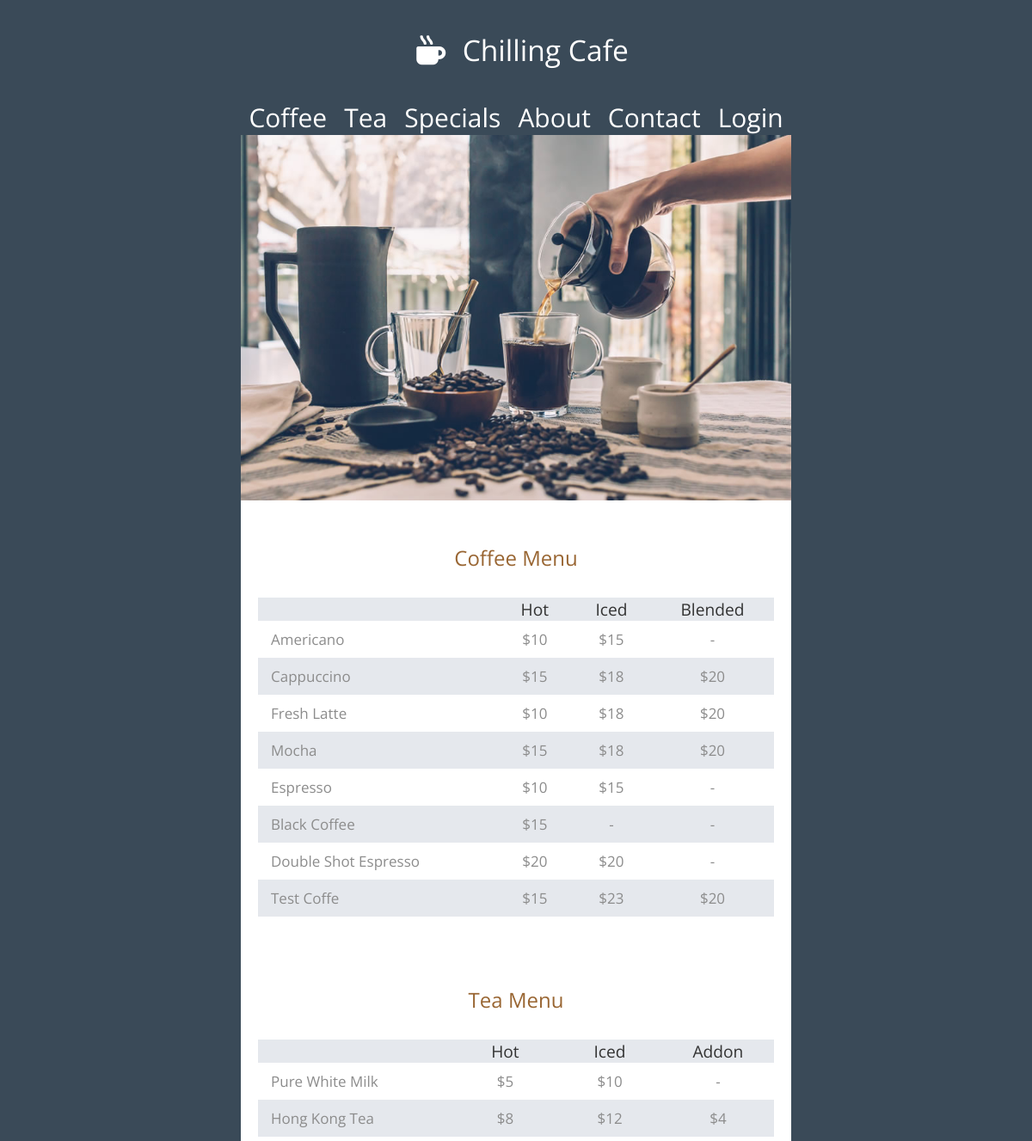
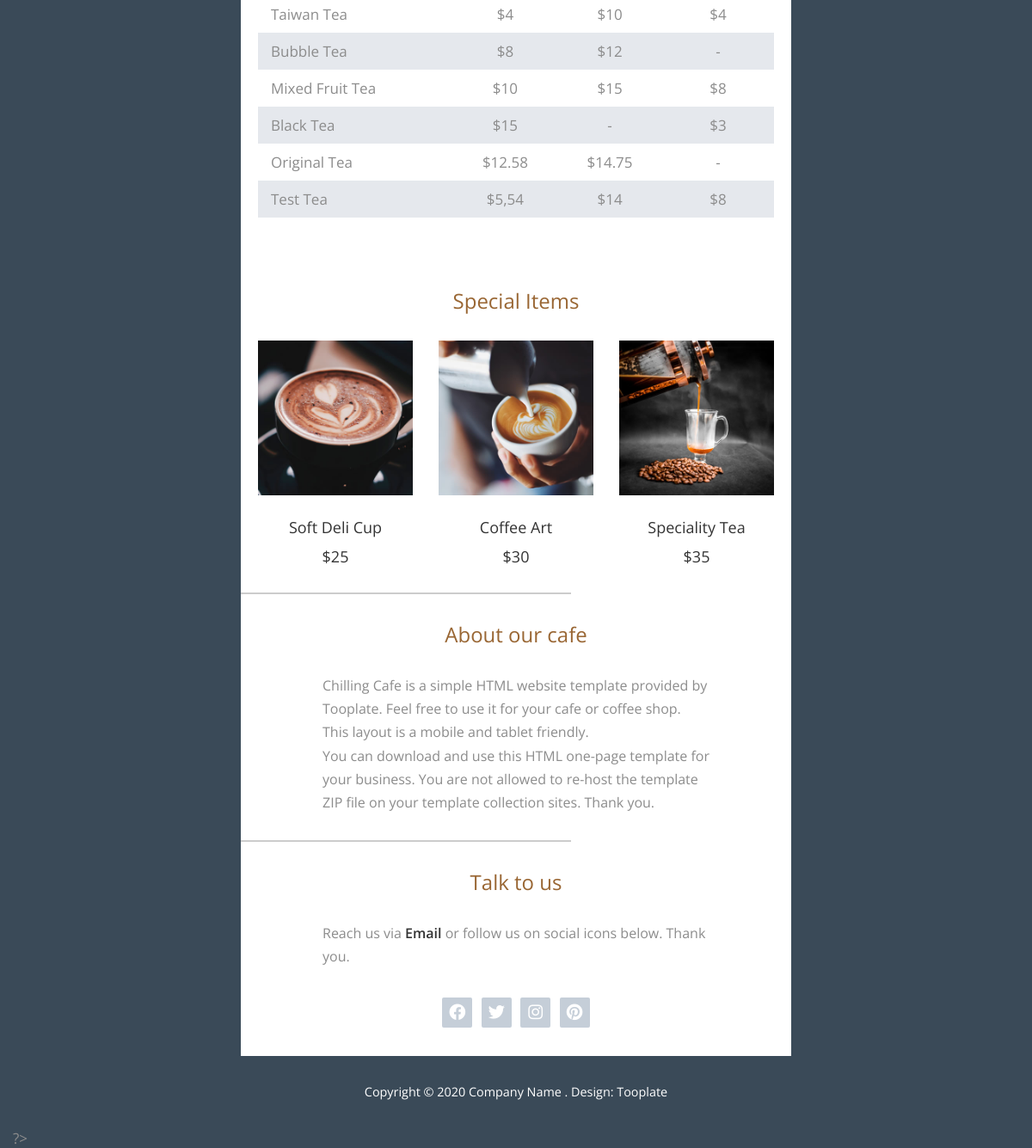
The page / on the database its author committed (2 pictures, top to bottom).
### tables this page shows
CREATE TABLE `nav_menu` (
  `id` int(11) NOT NULL,
  `class` varchar(50) NOT NULL,
  `class-a` varchar(50) NOT NULL,
  `href` varchar(50) NOT NULL,
  `style` varchar(200) DEFAULT NULL,
  `content` varchar(50) NOT NULL
);

CREATE TABLE `menu_table` (
  `id` int(11) NOT NULL COMMENT 'Primárny kľúč (jedinečný identifikátor).',
  `name` varchar(30) NOT NULL COMMENT 'Názov nápoja (napríklad Americano, Cappuccino, Pure White Milk, atď.).',
  `drink_type` varchar(20) NOT NULL COMMENT 'Typ nápoja (buď "Coffee" alebo "Tea").',
  `hot_price` varchar(10) NOT NULL COMMENT 'Cena pre typ "Hot".',
  `iced_price` varchar(10) NOT NULL COMMENT 'Cena pre typ "Iced".',
  `addon_price` varchar(10) NOT NULL COMMENT 'Cena prídavného doplnku pre čajové nápoje (ak sa použije, inak "-").',
  `blended_price` varchar(10) NOT NULL COMMENT 'Cena pre typ "Blended" (pre kávu, ak je relevantné).'
);

### classes/Database.php (called while the page is built, shortened)
<?php
class Database
{
    private $connection;
    public function __construct($host = "localhost", $dbname = "cafe", $username = "root", $password = "", $port = 3306)
    {
        $this->host = $host;
        $this->dbname = $dbname;
        $this->username = $username;
        $this->password = $password;
        $this->port = $port;
        try {
            $this->connection = new \PDO(
                "mysql:host=$this->host;dbname=$this->dbname;port=$this->port;charset=utf8",
                $this->username,
                $this->password
            );
            $this->connection->setAttribute(\PDO::ATTR_ERRMODE, \PDO::ERRMODE_EXCEPTION);
        } catch (\PDOException $e) {
            error_log("Chyba pri pripojení k databáze: " . $e->getMessage());
            throw new \Exception("Chyba pri pripojení k databáze.");
        }
    }
     public function prepareQuery(string $query)
    {
        try {
            return $this->connection->prepare($query);
        } catch (\PDOException $e) {
            throw new \Exception("Nepodarilo sa pripraviť dotaz.");
        }
    }
}

### classes/Menu.php (the view, shortened to what this page needs)
<?php
include_once("classes/Table.php");
class Menu extends Table
{
    public function getMenuFromDatabase()
    {
        $sql = "SELECT `href`, `class`, `class-a`, `style`, `content` FROM nav_menu ORDER BY id ASC";
        $stmt = $this->db->prepareQuery($sql);
        $stmt->execute();
        $menuData = $stmt->fetchAll();
        $html = '';
        foreach ($menuData as $menuItem) {
            $html .= '<li class="' . htmlspecialchars($menuItem['class']) . '">
                        <a href="' . htmlspecialchars($menuItem['href']) . '" class="' . htmlspecialchars($menuItem['class-a']) . '"
                        style="' . htmlspecialchars($menuItem['style']) . '">' . htmlspecialchars($menuItem['content']) . '</a>
                    </li>';
        }
        return $html;
    }
}

### classes/Table.php (shortened to what this page needs)
<?php
include_once("classes/Database.php");
class Table
{
    protected  $db;
    public function __construct()
    {
        $this->db = new Database();
    }
    private function generateTableHeader(array $headers): string
    {
        $html = '<tr>';
        foreach ($headers as $headerCell) {
            $html .= "<th>{$headerCell}</th>";
        }
        $html .= '</tr>';
        return $html;
    }
    private function generateTableRows(array $tableData): string
    {
        $html = '';
        foreach ($tableData['rows'] as $product => $details) {
            $html .= '<tr>';
            $html .= "<td class='tm-text-left'>{$product}</td>";
            foreach ($tableData['header'] as $headerIndex => $headerName) {
                if ($headerIndex === 0) continue;
                $value = $details[$headerName] ?? '-';
                $html .= "<td>{$value}</td>";
            }
            $html .= '</tr>';
        }
        return $html;
    }
    public function getTableFromDatabase(string $type = "table"): string
    {
        $headers = $type === "table"
            ? ['&nbsp;', 'Hot', 'Iced', 'Blended']
            : ($type === "tableTea" ? ['&nbsp;', 'Hot', 'Iced', 'Addon'] : null);
        $dataRows = $type === "table"
            ? $this->db->getDataForCoffee()
            : ($type === "tableTea" ? $this->db->getDataForTea() : null);
        $tableData = [
            'header' => $headers,
            'rows' => $this->transformDataRows($dataRows, $headers),
        ];
        $html = '<table>';
        $html .= $this->generateTableHeader($tableData['header']);
        $html .= $this->generateTableRows($tableData);
        $html .= '</table>';
        return $html;
    }
        private function transformDataRows(array $dataRows, array $headers): array
        {
            $transformedRows = [];
            foreach ($dataRows as $row) {
                $rowData = [];
                foreach ($headers as $header) {
                    if ($header === '&nbsp;') {
                        $rowData['name'] = $row['name'];
                    } else {
                        $key = strtolower($header) . '_price';
                        $rowData[$header] = isset($row[$key]) && $row[$key] !== '-' ? '$' . $row[$key] : '-';
                    }
                }
                $transformedRows[$row['name']] = $rowData;
            }
            return $transformedRows;
        }
}

### css/tooplate-chilling-cafe.css (style rules this page uses)
* { margin: 0; padding: 0; box-sizing: border-box; }
body { background-color: #3a4a58; color: #8c8c8c; font-family: "Open Sans", Arial, Helvetica, sans-serif; font-size: 17px; font-weight: 400; padding: 15px; margin: 0; }
table { width: 100%; border-spacing: 0; }
td { text-align: center; padding: 10px 15px; }
.tm-text-left { text-align: left; }
th { color: #333333; font-weight: 400; font-size: 1.2rem; padding-left: 15px; padding-right: 15px; }
tr:nth-child(odd) { background-color: #e5e8ed; }
body, html { height: 100%; width: 100%; }
a { transition: all 0.3s ease; }

### rows shown on the page
nav_menu: content "Coffee"
nav_menu: content "Tea"
nav_menu: content "Specials"
nav_menu: content "About"
nav_menu: content "Contact"
nav_menu: content "Login"
menu_table: product "Americano", value "$10", value "$15", value "-"
menu_table: product "Espresso", value "$10", value "$15", value "-"
menu_table: product "Black Coffee", value "$15", value "-"
menu_table: product "Double Shot Espresso", value "$20", value "-"
menu_table: product "Pure White Milk", value "$5", value "$10", value "-"
menu_table: product "Bubble Tea", value "$8", value "$12", value "-"
menu_table: product "Black Tea", value "$15", value "-", value "$3"
menu_table: product "Original Tea", value "$12.58", value "$14.75", value "-"

### other values the page prints
$headerCell "Hot"
$headerCell "Iced"
$headerCell "Blended"
$product "Cappuccino"
$value "$15"
$value "$18"
$value "$20"
$product "Fresh Latte"
$value "$10"
$product "Mocha"
$product "Test Coffe"
$value "$23"
$headerCell "Addon"
$product "Hong Kong Tea"
$value "$8"
